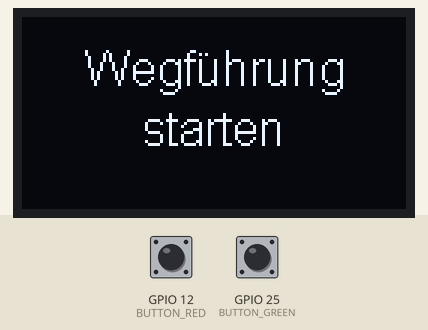
This sketch was run on a simulated ESP8266 (NodeMCU). On the bench: 128×64 one-colour display. Inputs (shaded band) come from the test bench; at power-on: GPIO 25 (BUTTON_GREEN) HIGH, GPIO 12 (BUTTON_RED) HIGH. No radio packets arrive unless stated; what the sketch prints to the serial monitor is not drawn.

Above: at 1.2 s.
1.3 s: GPIO 25 (BUTTON_GREEN) pulled LOW for 0.15 s
At 2.0 s:
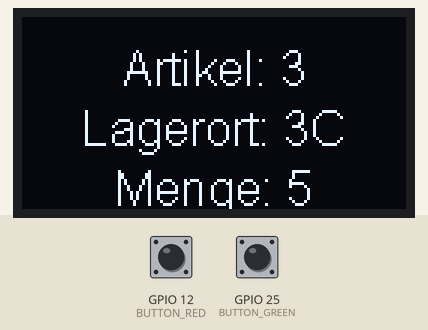
2.9 s: GPIO 25 (BUTTON_GREEN) pulled LOW for 1 s
At 3.5 s:
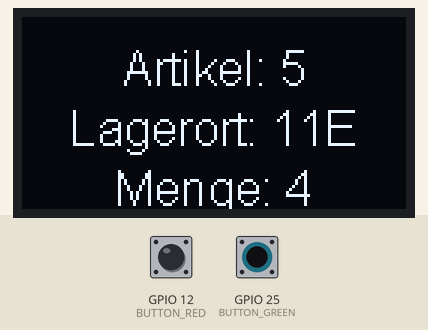
5.4 s: GPIO 25 (BUTTON_GREEN) pulled LOW for 0.15 s
At 6.5 s:
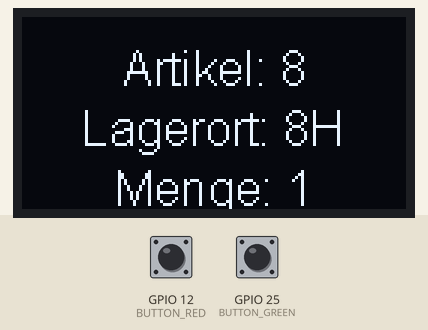
7.0 s: GPIO 25 (BUTTON_GREEN) pulled LOW for 3.2 s
At 8.5 s:
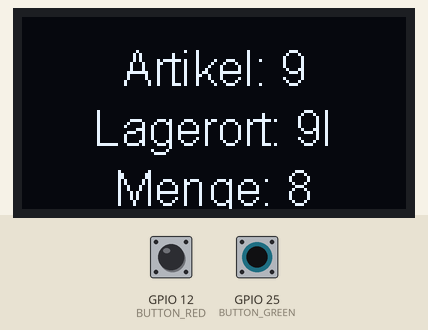
11.7 s: GPIO 12 (BUTTON_RED) pulled LOW for 0.15 s
At 12.4 s:
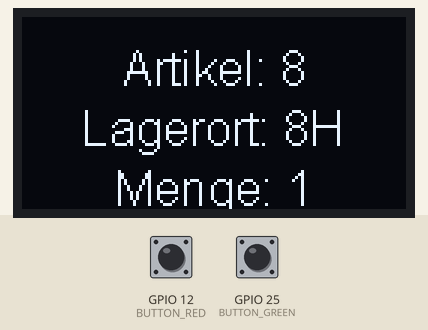
13.3 s: GPIO 12 (BUTTON_RED) pulled LOW for 1 s
At 14.9 s:
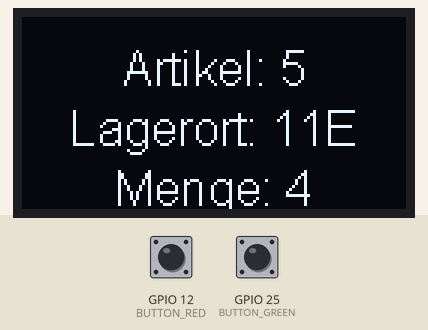
Timing chart, 0 to 16.4 s (numbered marks = the images above; inputs shaded):
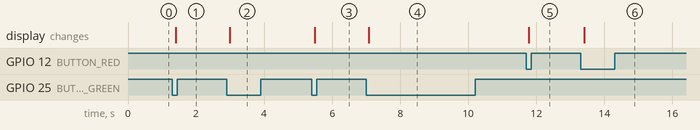

The sketch:

Sender1.ino
```cpp
//test

#include <Wire.h>
#include <SSD1306Wire.h>
#include <SPI.h>
#include <LoRa.h>
#include <Print.h>
#include <array>
#include <iostream>
using namespace std;

// define the pins for LoRa module
#define SCK     5
#define MISO    19
#define MOSI    27
#define SS      18
#define RST     14
#define DIO0    26
#define SDA_PIN 21
#define SCL_PIN 22
#define BUTTON_GREEN 25
#define BUTTON_RED 12


// define the LoRa frequency
#define LORA_FREQ 866E6

// define the LoRa spreading factor
#define LORA_SF   12

//delay between packets
unsigned long previousMillis = 0;  // variable to store the previous time
unsigned long interval = 1333;     // interval at which to send LoRa message

SSD1306Wire display(0x3c, SDA_PIN, SCL_PIN);

int counter = 0;
int i = 0;

static int userId = 2;
int buttonGreenState = HIGH;
int buttonRedState = HIGH;
int lastButtonGreenState = HIGH;
int lastButtonRedState = HIGH;
unsigned long lastDebounceTimeGreen = 0;
unsigned long lastDebounceTimeRed = 0;
unsigned long debounceDelay = 50;

int Path[] = {0, 3, 5 , 8, 9};
int arrayLength = sizeof(Path)/sizeof(Path[0]);

// define the Lagerort values in an array
String Lagerort[] = {" ", "1A", "2B", "3C", "4D", "11E", "16F", "7G", "8H", "9I", "10J"};

// define the Menge values in an array
String Menge[] = {" ", "10", "20", "5", "3", "4", "5", "2", "1", "8", "20"};

void setup() {
  Serial.begin(115200);
  while (!Serial);
  // initialize OLED display
  display.init();
  display.flipScreenVertically();
  display.setFont(ArialMT_Plain_16);
  display.setTextAlignment(TEXT_ALIGN_CENTER);
  display.clear();

  // initialize the LoRa module
  LoRa.setPins(SS, RST, DIO0);
  if (!LoRa.begin(LORA_FREQ)) {
    display.drawString(64, 10, "LoRa init failed");
    display.display();
    while (1);
  }
  LoRa.setSpreadingFactor(LORA_SF);

  // Set transmit power to 20dBm = 100mw
  LoRa.setTxPower(20);

  // Set Signal Bandwith
  LoRa.setSignalBandwidth(250000);

  // initialize button pins
  pinMode(BUTTON_GREEN, INPUT_PULLUP);
  pinMode(BUTTON_RED, INPUT_PULLUP);

  // initialize counter
  counter = 0;
  int i = 0;
}


void loop() {


  // read the state of the green button
  int readingGreen = digitalRead(BUTTON_GREEN);


  if (readingGreen != lastButtonGreenState) {
    lastDebounceTimeGreen = millis();
  }
  if ((millis() - lastDebounceTimeGreen) > debounceDelay) {
    if (readingGreen != buttonGreenState) {
      buttonGreenState = readingGreen;
      if (buttonGreenState == LOW) {

        //counter++;
        i++;
        counter = Path[i];
        String messageA = "";
        String messageB = "";
        String messageC = "";
        String message1 = messageA += (int)i;
        String message2 = messageB += (int)counter;
        String message3 = messageC += (int)arrayLength;

        if ( i > (int)arrayLength){
          counter = 11;

        }

    // print the Packet and RSSI
      Serial.println("i: " + message1);
      Serial.println("counter: " + message2);
      Serial.println("look at my büntel: " + message3);
      Serial.println("");


      }
    }
  }
  lastButtonGreenState = readingGreen;

  // read the state of the red button
  int readingRed = digitalRead(BUTTON_RED);
  if (readingRed != lastButtonRedState) {
    lastDebounceTimeRed = millis();
  }
  if ((millis() - lastDebounceTimeRed) > debounceDelay) {
    if (readingRed != buttonRedState) {
      buttonRedState = readingRed;
      if (buttonRedState == LOW) {
        //counter--;
        i--;
        counter = Path[i];
        String messageA = "";
        String messageB = "";
        String message1 = messageA += (int)i;
        String message2 = messageB += (int)counter;

    // print the Packet and RSSI
      Serial.println("i: " + message1);
      Serial.println("counter: " + message2);

      }
    }
  }
  lastButtonRedState = readingRed;

  // limit the counter to be between 0 and 11
  if (counter < 0) {
    counter = 0;
  } else if (counter > 11) {
    counter = 11;
  }
  // limit i to arrayLength + 1

  if (i < 0) {
    i = 0;
  } else if (i > arrayLength) {
    i = arrayLength;
  }

   // display the Artikel and Lagerort on OLED
  display.clear();
  if (counter == 0) {
    display.drawString(64, 8, "Wegführung");
    display.drawString(64, 28, "starten");
  }
  else if (counter == 11) {
    display.drawString(64, 8, "Wegführung");
    display.drawString(64, 28, "beendet");
  } else {
    display.drawString(64, 8, "Artikel: " + String(counter));
    display.drawString(64, 28, "Lagerort: " + Lagerort[counter]);
    display.drawString(64, 48, "Menge: " + Menge[counter]);
  }
  display.display();

 // send LoRa message with the counter value to all the V1.0 boards at the specified interval
  unsigned long currentMillis = millis();  // get the current time
  if (currentMillis - previousMillis >= interval) {
    LoRa.beginPacket();
    LoRa.write(counter);
    LoRa.write(userId);
    LoRa.endPacket();
    previousMillis = currentMillis;  // save the current time
  }
    }
```

Measured:
- after the input at 1.3 s, the display: changes after 0.11 s (image 1)
- after the input at 2.9 s, the display: changes after 0.09 s (image 2)
- after the input at 5.4 s, the display: changes after 0.08 s (image 3)
- after the input at 7.0 s, the display: changes after 0.07 s (image 4)
- after the input at 11.7 s, the display: changes after 0.08 s (image 5)
- after the input at 13.3 s, the display: changes after 0.11 s (image 6)
